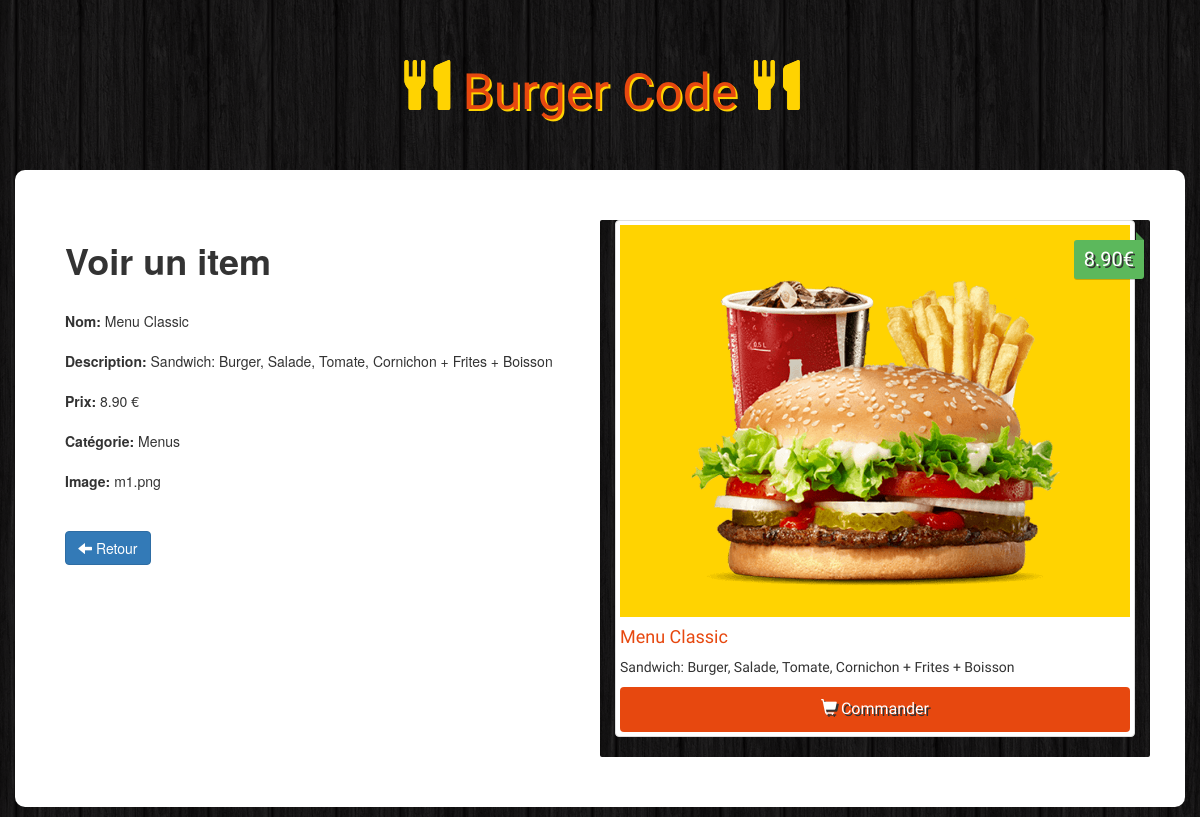
Screenshot of /admin/view.php?id=1 with the database file from the repository.
### tables this page shows
CREATE TABLE `items` (
  `id` int(11) NOT NULL,
  `name` varchar(100) NOT NULL,
  `description` varchar(255) NOT NULL,
  `price` float NOT NULL,
  `image` varchar(255) NOT NULL,
  `category` int(11) NOT NULL
);

CREATE TABLE `categories` (
  `id` int(11) NOT NULL,
  `name` varchar(100) NOT NULL
);

### admin/view.php (the view, shortened to what this page needs)
<?php
    if(!empty($_GET['id']))
    {
        $id = checkInput($_GET['id']);
    }
    $db = Database::connect();
    $statement = $db->prepare("SELECT items.id, items.name, items.description, items.price, items.image, categories.name AS category FROM items LEFT JOIN categories ON items.category = categories.id WHERE items.id = ?");
    $statement->execute(array($id));
    $item = $statement->fetch();
    function checkInput($data)
    {
      $data = trim($data);
      $data = stripslashes($data);
      $data = htmlspecialchars($data);
      return $data;
    }
?>
<!DOCTYPE html>
<html>
    <head>
        <link rel="stylesheet" href="https://maxcdn.bootstrapcdn.com/bootstrap/3.3.6/css/bootstrap.min.css">
        <link rel="stylesheet" href="../css/style.css">
    </head>
    <body>
        <h1 class="text-logo"><span class="glyphicon glyphicon-cutlery"></span> Burger Code <span class="glyphicon glyphicon-cutlery"></span></h1>
         <div class="container admin">
            <div class="row">
               <div class="col-sm-6">
                    <h1><strong>Voir un item</strong></h1>
                    <br>
                    <form>
                      <div class="form-group">
                        <label>Nom:</label><?php echo '  '.$item['name'];?>
                      </div>
                      <div class="form-group">
                        <label>Description:</label><?php echo '  '.$item['description'];?>
                      </div>
                      <div class="form-group">
                        <label>Prix:</label><?php echo '  '.number_format((float)$item['price'], 2, '.', ''). ' €';?>
                      </div>
                      <div class="form-group">
                        <label>Catégorie:</label><?php echo '  '.$item['category'];?>
                      </div>
                      <div class="form-group">
                        <label>Image:</label><?php echo '  '.$item['image'];?>
                      </div>
                    </form>
                    <br>
                    <div class="form-actions">
                      <a class="btn btn-primary" href="index.php"><span class="glyphicon glyphicon-arrow-left"></span> Retour</a>
                    </div>
                </div>
                <div class="col-sm-6 site viewBack">
                    <div class="thumbnail">
                        <img src="<?php echo '../images/' . $item['image']; ?>">
                        <div class="price"><?php echo number_format((float)$item['price'],2,'.','') . '€'; ?></div>
                        <div class="captation">
                            <h4><?php echo $item['name']; ?></h4>
                            <p><?php echo $item['description']; ?></p>
                            <a href="#" class="btn btn-order buy"><span class="glyphicon glyphicon-shopping-cart"></span> Commander</a>
                        </div>
                    </div>
                </div>
            </div>
        </div>
    </body>
</html>

### css/style.css (style rules this page uses)
a { text-decoration: none; }
body { background: url(../images/bg.png); }
.site { font-family: 'Holtwood One SC', sans-serif; }
.text-logo { font-family: 'Holtwood One SC', sans-serif; color: #e7480f; text-shadow: 2px 2px #ffd301; font-size: 50px; padding: 40px 0px; text-align: center; }
.text-logo .glyphicon { color: #ffd301; text-shadow: 0px 0px #ffd301; }
.thumbnail img { background: #ffd301; }
.price { background: #5cb85c; box-shadow: 0 1px rgba(0,0,0,0.2); -moz-box-shadow: 0 1px rgba(0,0,0,0.2); -webkit-box-shadow: 0 1px rgba(0,0,0,0.2); color: #fff; text-shadow: 2px 2px #333; position: absolute; right: 6px; top: 20px; padding: 5px 10px; font-size: 20px; border-radius: 3px 0 3px 3px; }
.price:before { border: 4px solid transparent; border-bottom: 4px solid #4a934a; border-left: 4px solid #4a934a; content: ""; position: absolute; right: 0px; top: -8px; }
h4 { color: #e7480f; font-size: 18px; }
.buy { width: 100%; padding: 10px; font-size: 16px; color: #fff; background-color: #e7480f; text-decoration: none; text-shadow: 2px 2px #333; font-family: 'Holtwood One SC', sans-serif !important; transition: .25s; }
.admin { background: #fff; padding: 50px; border-radius: 10px; margin-bottom: 10px; }
.viewBack { background: url(../images/bg.png); border-radius: 2px; }
.thumbnail { font-family:'Holtwood One SC'; }

### rows the page displays
items: name "Menu Classic", description "Sandwich: Burger, Salade, Tomate, Cornichon + Frites + Boisson", price "8.90", category.name "Menus", image "m1.png", image (picture)
